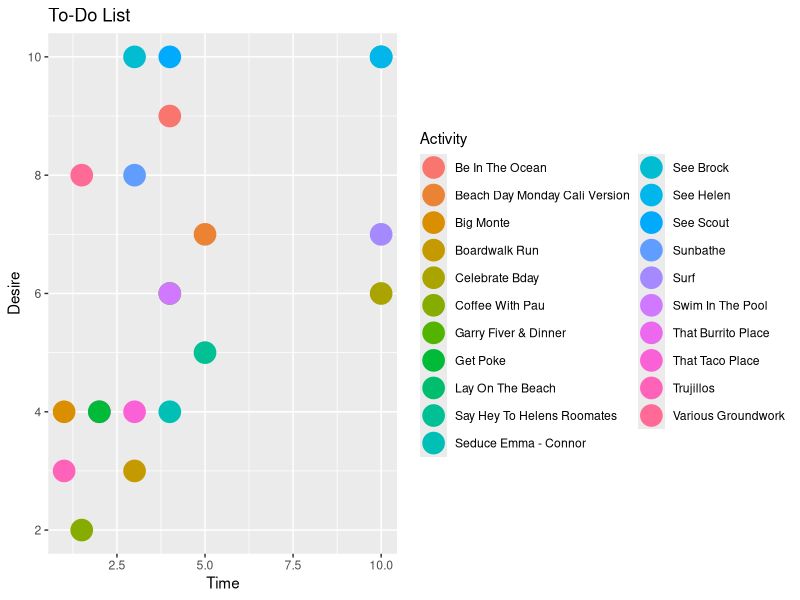

The R script that drew this image: (Note: this script raises an error after producing the figure.)
library(dplyr)
library(ggplot2)
library(tidyverse)
library(maps)


desire<-read.csv("san.dan.csv")

desire<-desire %>% 
  rename("Time" = estimated.time..hours.,
         "Desire" = desire.1.10.,
         "Activity" = activity)

desire$Activity=str_to_title(desire$Activity)  

plot_desire<-ggplot(data = desire)+
  geom_point(mapping = aes(x=Time,
                           y=Desire,
                           color = Activity),
             size = 7)+
  ggtitle("To-Do List")

table<-kable(desire, caption = "To-Do List")
total<- nrow(desire)

tot.time<-sum(desire$Time)

want_most<-desire %>% 
  filter(Desire == max(Desire)) %>% 
  select(Activity)

time_in_sd<-107
free_time_in_sd<-time_in_sd-tot.time
free_time_df<- tibble("Time"=free_time_in_sd, "Activity"= "EXTRA TIME, for sleep or whatever")

desire_for_pie<-desire %>% 
  subset(select = c("Time", "Activity")) %>% 
  full_join(free_time_df)

pie<-ggplot(data = desire_for_pie)+
  geom_col(mapping = aes(x="",
                         y=Time, 
                         fill = Activity),color="white")+
  coord_polar("y", start=0)+
  theme_void()+
  ggtitle("Pie chart of allocation of all 107 hours in San Diego")


#try to show data better
plot_desire_big<-ggplot(data = desire, aes(x=Activity, y=Time, fill = Activity))+
  geom_bar(stat = "identity")+
  ylim(0,5) +
  theme_linedraw() +
  coord_polar(start = 0)
  
  


